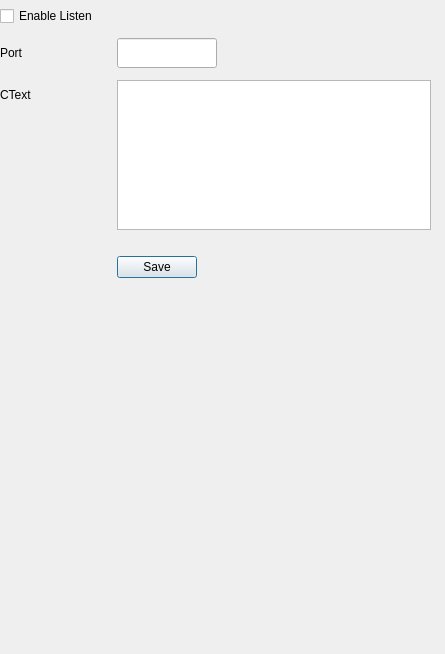
<?xml version="1.0" encoding="UTF-8"?>
<ui version="4.0">
 <class>ListenPort</class>
 <widget class="QDialog" name="ListenPort">
  <property name="geometry">
   <rect>
    <x>0</x>
    <y>0</y>
    <width>445</width>
    <height>654</height>
   </rect>
  </property>
  <property name="windowTitle">
   <string>Dialog</string>
  </property>
  <widget class="QWidget" name="verticalLayoutWidget">
   <property name="geometry">
    <rect>
     <x>0</x>
     <y>0</y>
     <width>431</width>
     <height>301</height>
    </rect>
   </property>
   <layout class="QVBoxLayout" name="verticalLayout">
    <item>
     <layout class="QFormLayout" name="formLayout">
      <item row="2" column="0">
       <widget class="QLabel" name="label">
        <property name="minimumSize">
         <size>
          <width>100</width>
          <height>30</height>
         </size>
        </property>
        <property name="maximumSize">
         <size>
          <width>100</width>
          <height>30</height>
         </size>
        </property>
        <property name="text">
         <string>Port</string>
        </property>
       </widget>
      </item>
      <item row="2" column="1">
       <widget class="QLineEdit" name="portNo">
        <property name="minimumSize">
         <size>
          <width>0</width>
          <height>30</height>
         </size>
        </property>
        <property name="maximumSize">
         <size>
          <width>100</width>
          <height>30</height>
         </size>
        </property>
       </widget>
      </item>
      <item row="3" column="0">
       <widget class="QLabel" name="label_2">
        <property name="minimumSize">
         <size>
          <width>0</width>
          <height>30</height>
         </size>
        </property>
        <property name="maximumSize">
         <size>
          <width>16777215</width>
          <height>30</height>
         </size>
        </property>
        <property name="text">
         <string>CText</string>
        </property>
       </widget>
      </item>
      <item row="3" column="1">
       <widget class="QTextEdit" name="CText">
        <property name="minimumSize">
         <size>
          <width>0</width>
          <height>150</height>
         </size>
        </property>
        <property name="maximumSize">
         <size>
          <width>401</width>
          <height>150</height>
         </size>
        </property>
       </widget>
      </item>
      <item row="4" column="0">
       <layout class="QVBoxLayout" name="verticalLayout_2"/>
      </item>
      <item row="4" column="1">
       <widget class="QDialogButtonBox" name="buttonBox">
        <property name="minimumSize">
         <size>
          <width>0</width>
          <height>50</height>
         </size>
        </property>
        <property name="maximumSize">
         <size>
          <width>16777215</width>
          <height>50</height>
         </size>
        </property>
        <property name="layoutDirection">
         <enum>Qt::RightToLeft</enum>
        </property>
        <property name="standardButtons">
         <set>QDialogButtonBox::Save</set>
        </property>
       </widget>
      </item>
      <item row="1" column="0">
       <widget class="QCheckBox" name="Enabled">
        <property name="layoutDirection">
         <enum>Qt::LeftToRight</enum>
        </property>
        <property name="text">
         <string>Enable Listen    </string>
        </property>
       </widget>
      </item>
     </layout>
    </item>
   </layout>
  </widget>
 </widget>
 <resources/>
 <connections/>
</ui>
